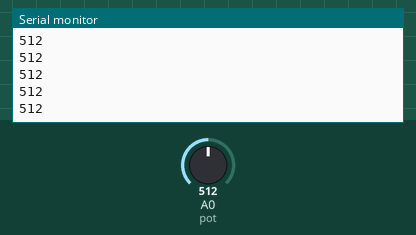
Bench run of a sketch on a simulated Arduino Uno, built with avr-gcc and run on an emulated ATmega328P. On the bench: the last lines printed to the serial monitor. Inputs (shaded band) come from the test bench; at power-on: A0 (pot) = 512.

Above: at 1.2 s.
1.3 s: A0 (pot) set to 716
At 2.4 s:
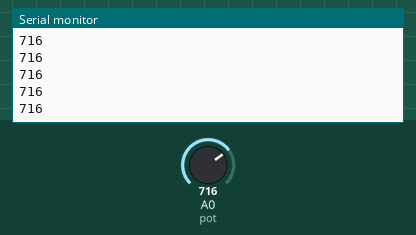
2.8 s: A0 (pot) set to 900
At 3.6 s:
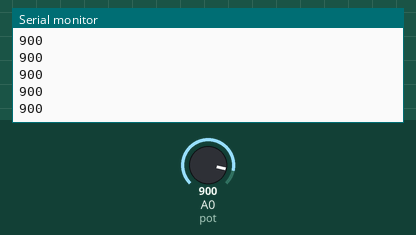
Timing chart, 0 to 5.8 s (numbered marks = the images above; inputs shaded):
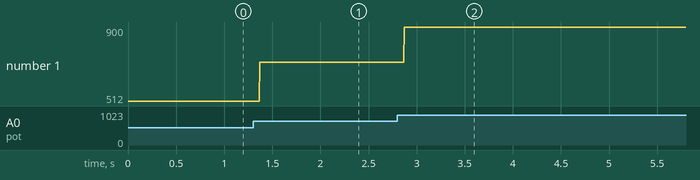

Measured:
- after the input at 1.3 s, the serial monitor: prints a new line after 0.07 s (image 1)
- after the input at 2.8 s, the serial monitor: prints a new line after 0.07 s (image 2)
- plotted number 1: 512 → 716 after the input at 1.3 s, 716 → 900 after the input at 2.8 s

The sketch:

potanalog.ino
```cpp
int pot=A0;
int deger;
void setup() {
Serial.begin(9600);
pinMode(pot,INPUT);
}
void loop() {
deger=analogRead(pot);
Serial.println(deger);
}
```
